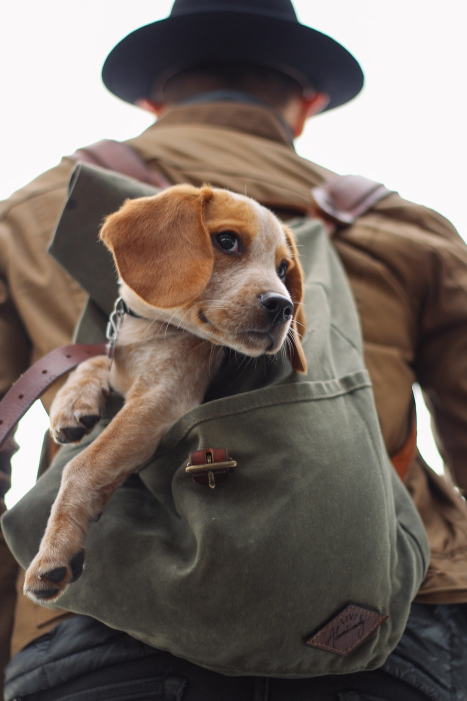
#> input picture DATA/dog_backpack.jpg, 934 x 1401 px (shown at 1/2 size)
$ jupyter execute 19-Image-Basics-Assessment.ipynb   (shell and % lines are left out)
#> lines starting #> are read from the running program, lines starting #| are printed output that depends on the picture; after the words box and inside, x2 and y2 are one past the last pixel; in counts of white or black regions, pixels touching at a corner belong together
<a href="https://www.pieriandata.com"></a>

# Image Basics Assessment

## Complete the Tasks in bold below. Keep in mind, you may need to run some of these tasks as Python scripts.

----------
#### TASK: Open the *dog_backpack.jpg* image from the DATA folder and display it in the notebook. Make sure to correct for the RGB order.

[cell 1]
import cv2
import numpy as np
import matplotlib.pyplot as plt

[cell 2]
img = cv2.imread('../DATA/dog_backpack.jpg')
#> img is the input picture: shape (1401, 934, 3); mean B, G, R 99.5, 106.7, 118.1
img = cv2.cvtColor(img, cv2.COLOR_BGR2RGB)
plt.imshow(img)

#### TASK: Flip the image upside down and display it in the notebook.

[cell 3]
img_flip = cv2.flip(img, 0)
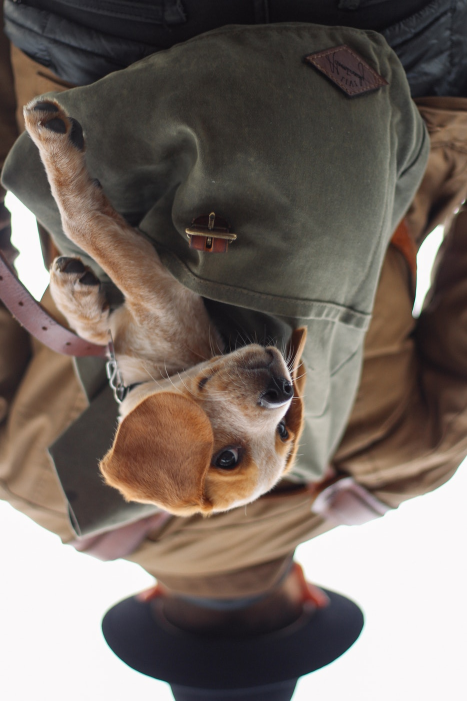
#> img_flip: shape (1401, 934, 3) (shown at 1/2 size); mean R, G, B 118.1, 106.7, 99.5
plt.imshow(img_flip)

#### TASK: Draw an empty RED rectangle around the dogs face and display the image in the notebook.

[cell 4]
img_cp = img.copy()
cv2.rectangle(img_cp, (175,375), (600,725), (255,0,0), 10)
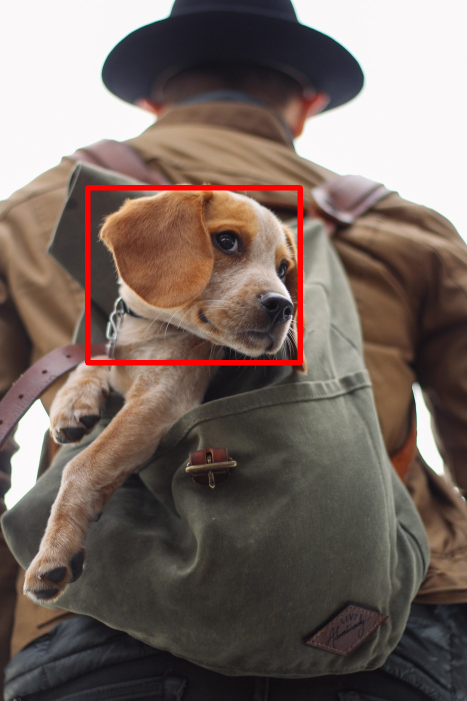
#> img_cp: shape (1401, 934, 3) (shown at 1/2 size); mean R, G, B 119.8, 105.4, 98.4
plt.imshow(img_cp)

#### TASK: Draw a BLUE TRIANGLE in the middle of the image. The size and angle is up to you, but it should be a triangle (three sides) in any orientation.

[cell 5]
img_tr = img.copy()
pts = np.array([[600,500],[800,800],[300,800]], np.int32)
pts = pts.reshape((-1,1,2))
cv2.polylines(img_tr, [pts], True, (0,0,255), 10)
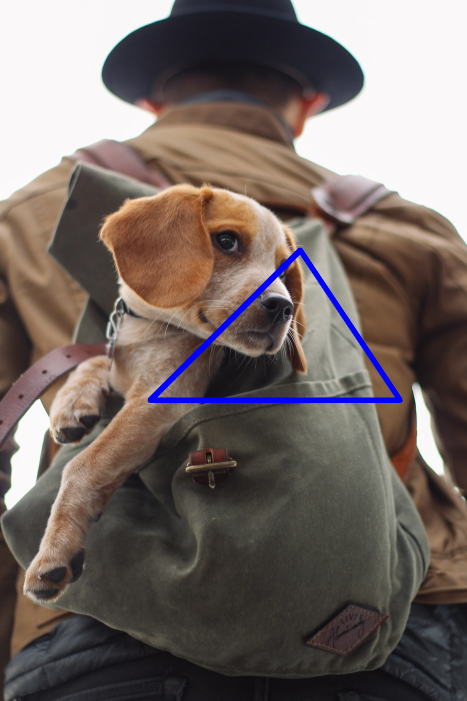
#> img_tr: shape (1401, 934, 3) (shown at 1/2 size); mean R, G, B 116.7, 105.5, 101.3
plt.imshow(img_tr)

### BONUS TASK. Can you figure our how to fill in this triangle? It requires a different function that we didn't show in the lecture! See if you can use google search to find it.

[CLICK ME FOR A DIRECT LINK TO THE HINT](https://docs.opencv.org/3.0-beta/modules/imgproc/doc/drawing_functions.html#fillpoly)

[cell 6]
img_trf = img.copy()
pts = np.array([[600,500],[800,800],[300,800]], np.int32)
# pts = pts.reshape((-1,1,2))
cv2.fillPoly(img_trf, pts=[pts], color=(0,0,255))
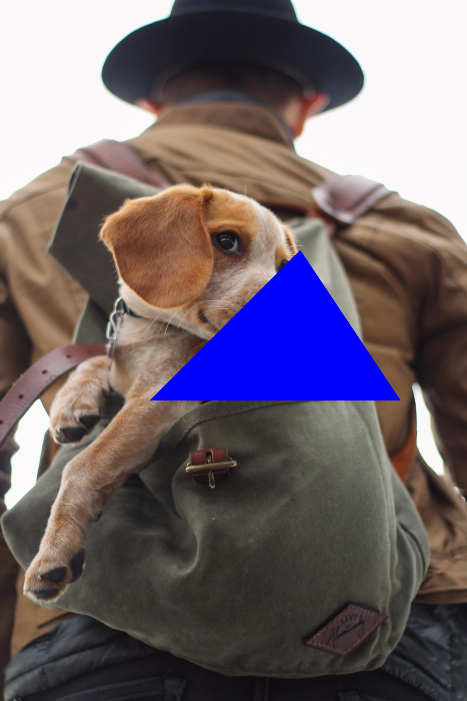
#> img_trf: shape (1401, 934, 3) (shown at 1/2 size); mean R, G, B 111.8, 100.9, 109
plt.imshow(img_trf)

#### TASK: (NOTE: YOU WILL NEED TO RUN THIS AS A SCRIPT). Create a script that opens the picture and allows you to draw empty red circles whever you click the RIGHT MOUSE BUTTON DOWN.

[cell 7]
def draw_circle(event, x, y, flags, param):
    if event == cv2.EVENT_RBUTTONDOWN:
        cv2.circle(img, (x, y), 100, (255, 0, 0), 5)

img = cv2.imread('../DATA/dog_backpack.jpg')

cv2.namedWindow(winname="Puppy")
cv2.setMouseCallback("Puppy", draw_circle)
while True:
    cv2.imshow('Puppy', img)

    # if we've waited 1ms AND we've pressed the ESC key
    if cv2.waitKey(1) & 0xFF == 27:
#> (key Esc is pressed here)

$ run again, with DATA/00-puppy.jpg copied over DATA/dog_backpack.jpg
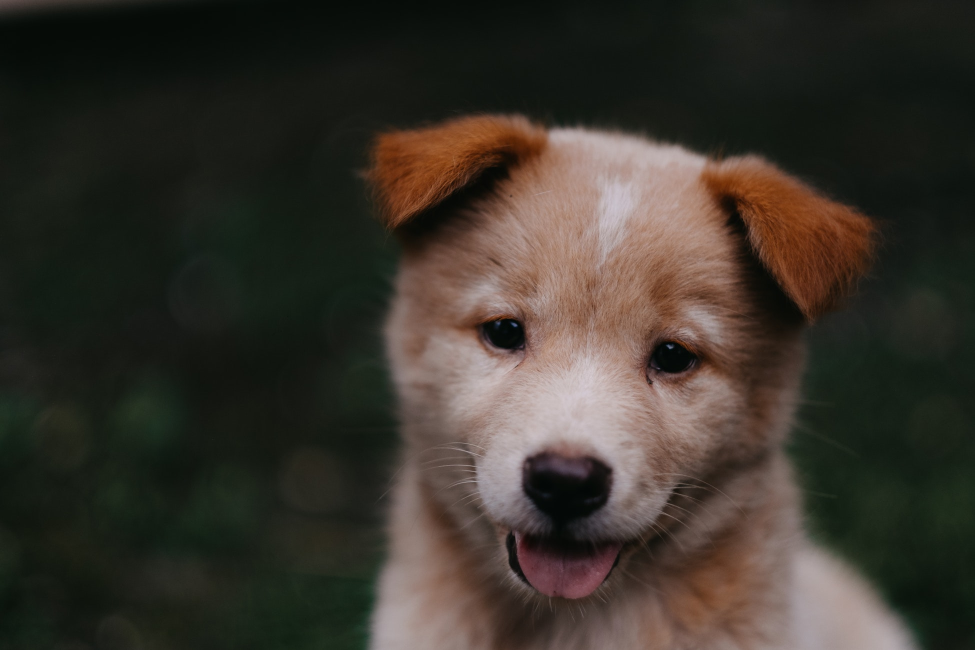
#> input picture DATA/00-puppy.jpg, 1950 x 1300 px (shown at 1/2 size)
#> img is the input picture: shape (1300, 1950, 3); mean B, G, R 43.8, 51.8, 57.3
#> `img_flip = cv2.flip(img, 0)`:
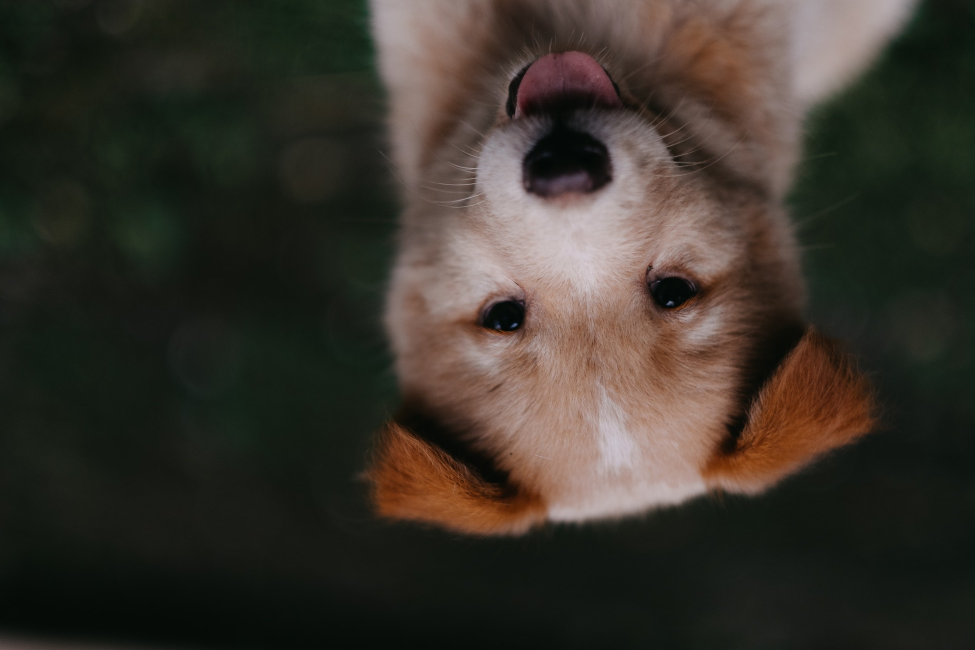
#> img_flip: shape (1300, 1950, 3) (shown at 1/2 size); mean R, G, B 57.3, 51.8, 43.8
#> img_cp: shape (1300, 1950, 3); mean R, G, B 58.9, 51.7, 43.7
#> img_tr: shape (1300, 1950, 3); mean R, G, B 57.1, 51.6, 45.1
#> `cv2.fillPoly(img_trf, pts=[pts], color=(0,0,255))`:
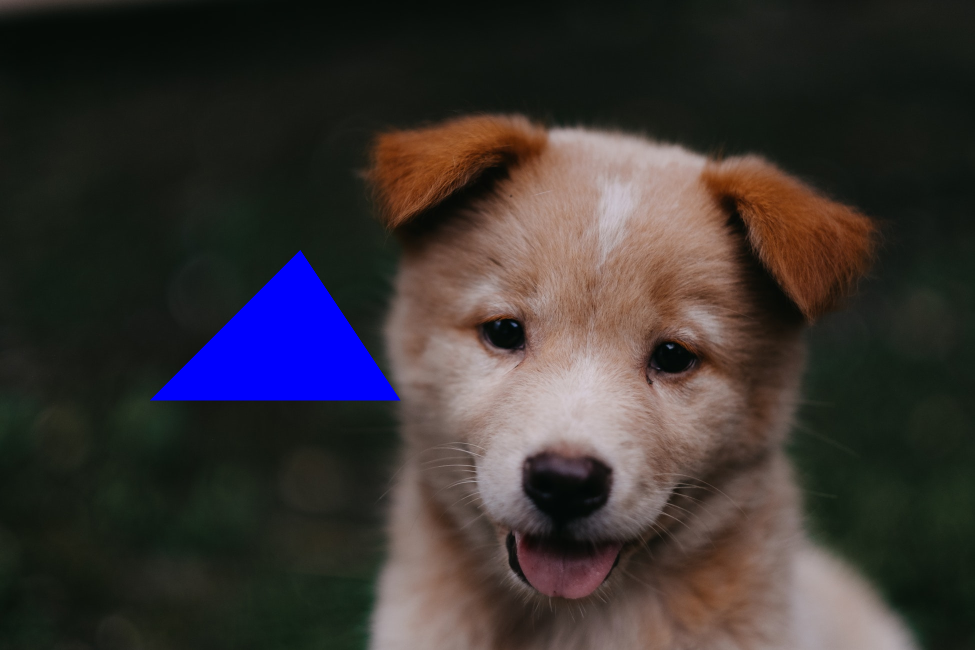
#> img_trf: shape (1300, 1950, 3) (shown at 1/2 size); mean R, G, B 56.7, 51, 50.8

$ run again, with DATA/Denis_Mukwege.jpg copied over DATA/dog_backpack.jpg
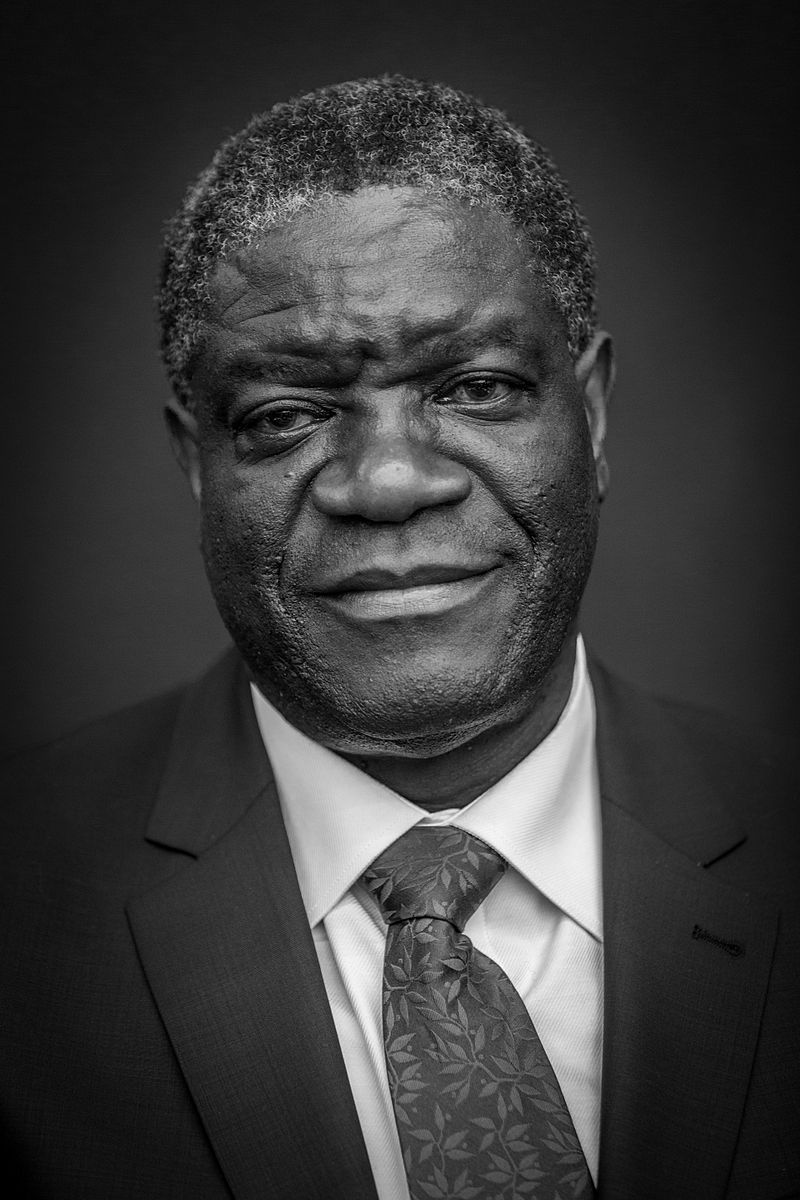
#> input picture DATA/Denis_Mukwege.jpg, 800 x 1200 px
#> img is the input picture: shape (1200, 800, 3); min 0, max 255, mean 58.8
#> `cv2.rectangle(img_cp, (175,375), (600,725), (255,0,0), 10)`:
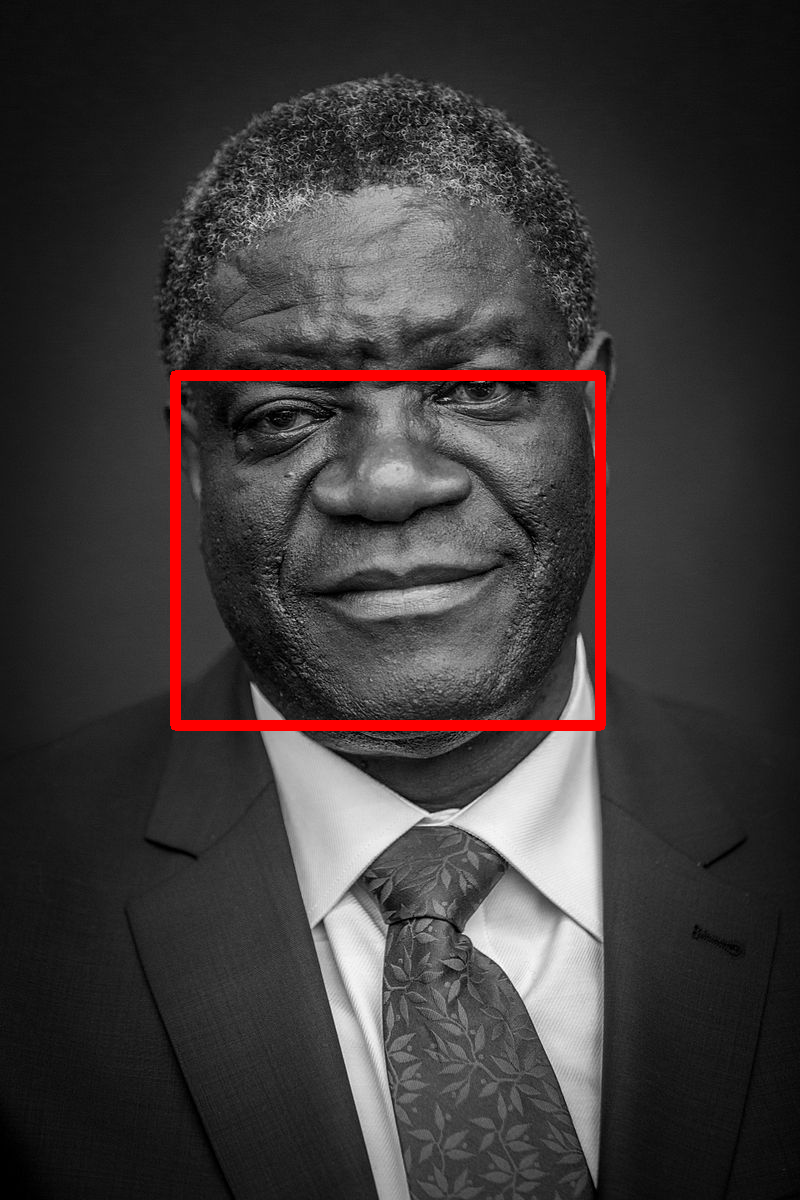
#> img_cp: shape (1200, 800, 3); 1.77% of pixels changed, all inside (x1, y1, x2, y2) = (170, 370, 606, 731)
#> img_tr: shape (1200, 800, 3); 1.49% of pixels changed, all inside (x1, y1, x2, y2) = (295, 495, 800, 806)
#> `cv2.fillPoly(img_trf, pts=[pts], color=(0,0,255))`:
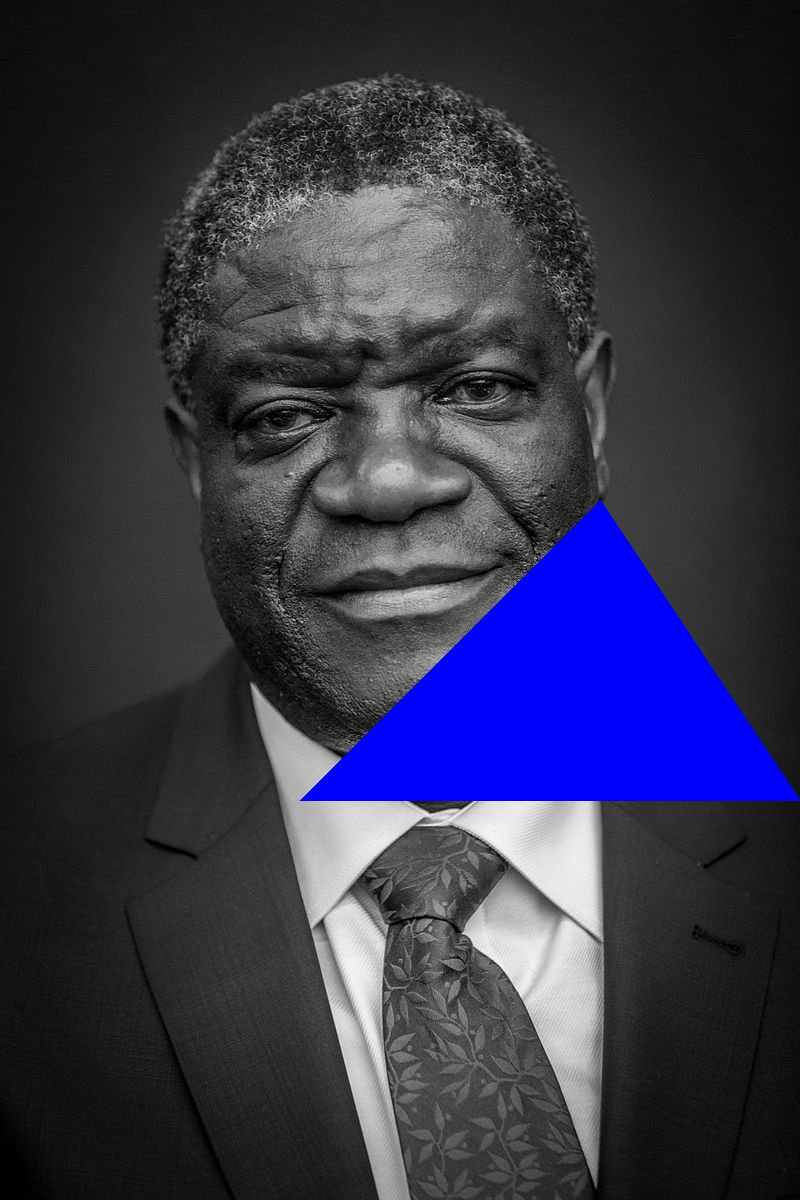
#> img_trf: shape (1200, 800, 3); 7.86% of pixels changed, all inside (x1, y1, x2, y2) = (300, 500, 800, 801)

$ run again, with DATA/Nadia_Murad.jpg copied over DATA/dog_backpack.jpg
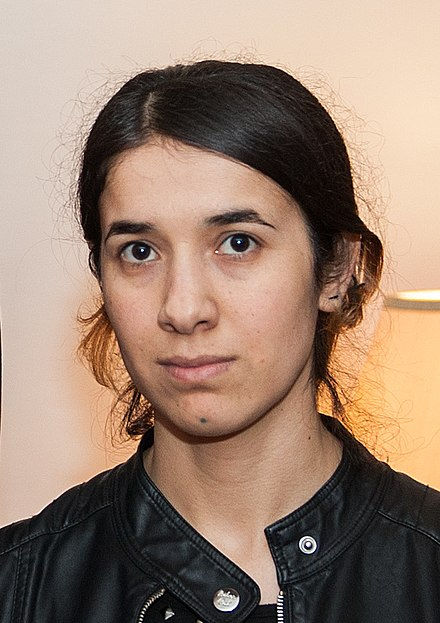
#> input picture DATA/Nadia_Murad.jpg, 440 x 623 px
#> img is the input picture: shape (623, 440, 3); mean B, G, R 112.7, 129.2, 153.8
#> `img_flip = cv2.flip(img, 0)`:
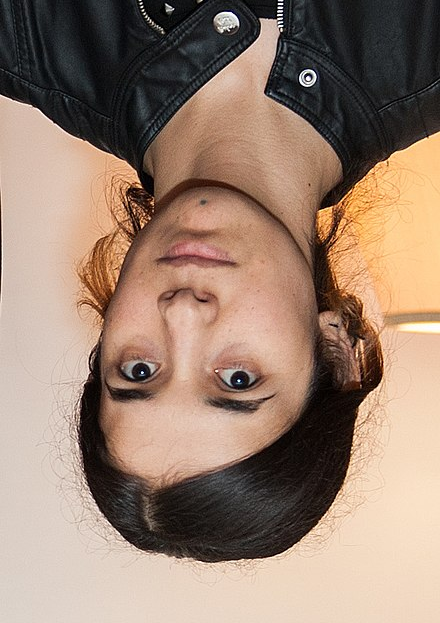
#> img_flip: shape (623, 440, 3); mean R, G, B 153.8, 129.2, 112.7
#> `cv2.rectangle(img_cp, (175,375), (600,725), (255,0,0), 10)`:
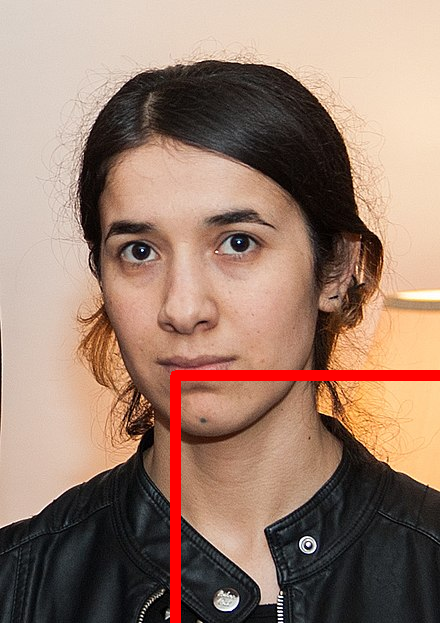
#> img_cp: shape (623, 440, 3); mean R, G, B 156, 127, 110.9
